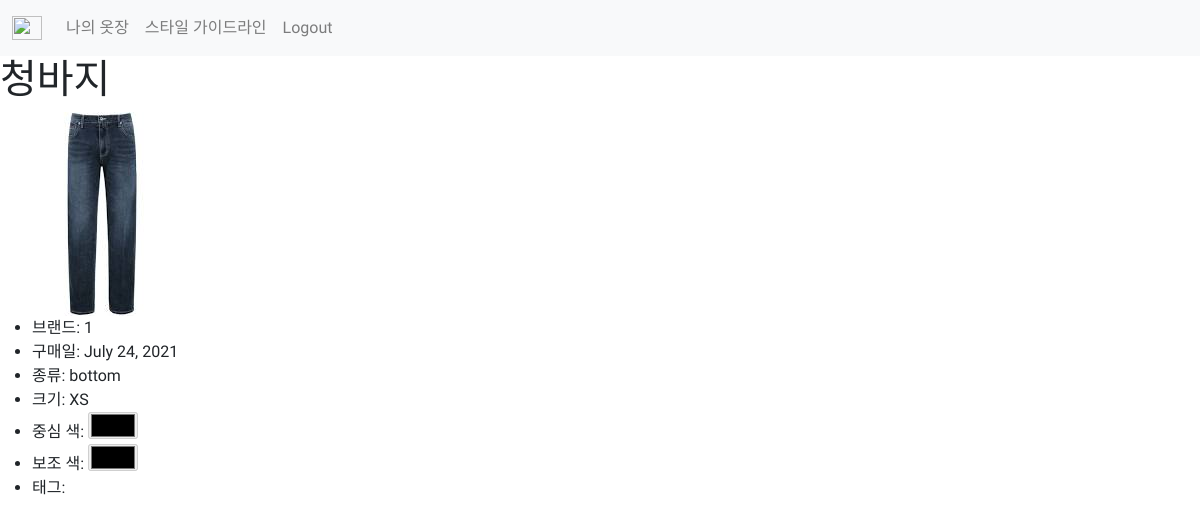
Page /detail/2 (signed in) on the committed database.
### post/models.py (models this page shows, shortened)
class Item(models.Model):
    size_choices = (
        ('XS', 'xs'),
        ('S', 's'),
        ('M', 'm'),
        ('L', 'l'),
        ('XL', 'xl'),
    )
    id = models.AutoField(primary_key=True)
    name = models.CharField(max_length=100, default='')
    brand = models.CharField(max_length=100, default='')
    category = models.ForeignKey('Category', on_delete=CASCADE)
    color_main = models.IntegerField(default=0)
    color_sub = models.IntegerField(default=0)
    size = models.CharField(
        max_length=4,
        choices=size_choices,
        default='top',
    )
    date = models.DateField(default=timezone.now)
    user = models.ForeignKey('User', on_delete=models.CASCADE)
    tags = models.ManyToManyField('Tags', blank=True)
    image = models.ImageField(upload_to='images/', blank=True)

class Category(models.Model):
    id = models.AutoField(primary_key=True)
    name = models.CharField(max_length=100, default='')
    def __str__(self):
        return self.name

### post/views.py (the view)
# urls.py: path('detail/<int:index>', views.item_detail, name="item_detail"),
def item_detail(request, index):
    item = Item.objects.get(id=index)
    return render(request, 'item_detail.html', {'item':item})

### post/templates/item_detail.html
{% extends 'base.html' %}
{% load static %}
{% block content %}
    <section class="item_view">
        <h1>{{item.name}}</h1>
        <img src="{{item.image.url}}">
        <br>
        <ul>
            <li>브랜드: {{item.brand}}</li>
            <li>구매일: {{item.date}}</li>
            <li>종류: {{item.category}}</li>
            <li>크기: {{item.size}}</li>
            <li>중심 색: <input type="color" name="color_main" value="{{item.color_main}}" disabled></li>
            <li>보조 색: <input type="color" name="color_sub" value="{{item.color_sub}}" disabled></li>
            <li> 태그: {% for t in item.tags.all %} #{{t}} {% endfor %}</li>
        </ul>
    </section>
{% endblock %}

### rows in the picture
Item: name "청바지", image (picture), brand "1", date "July 24, 2021", category "bottom", size "XS", color_main "#000000", color_sub "#000000"
